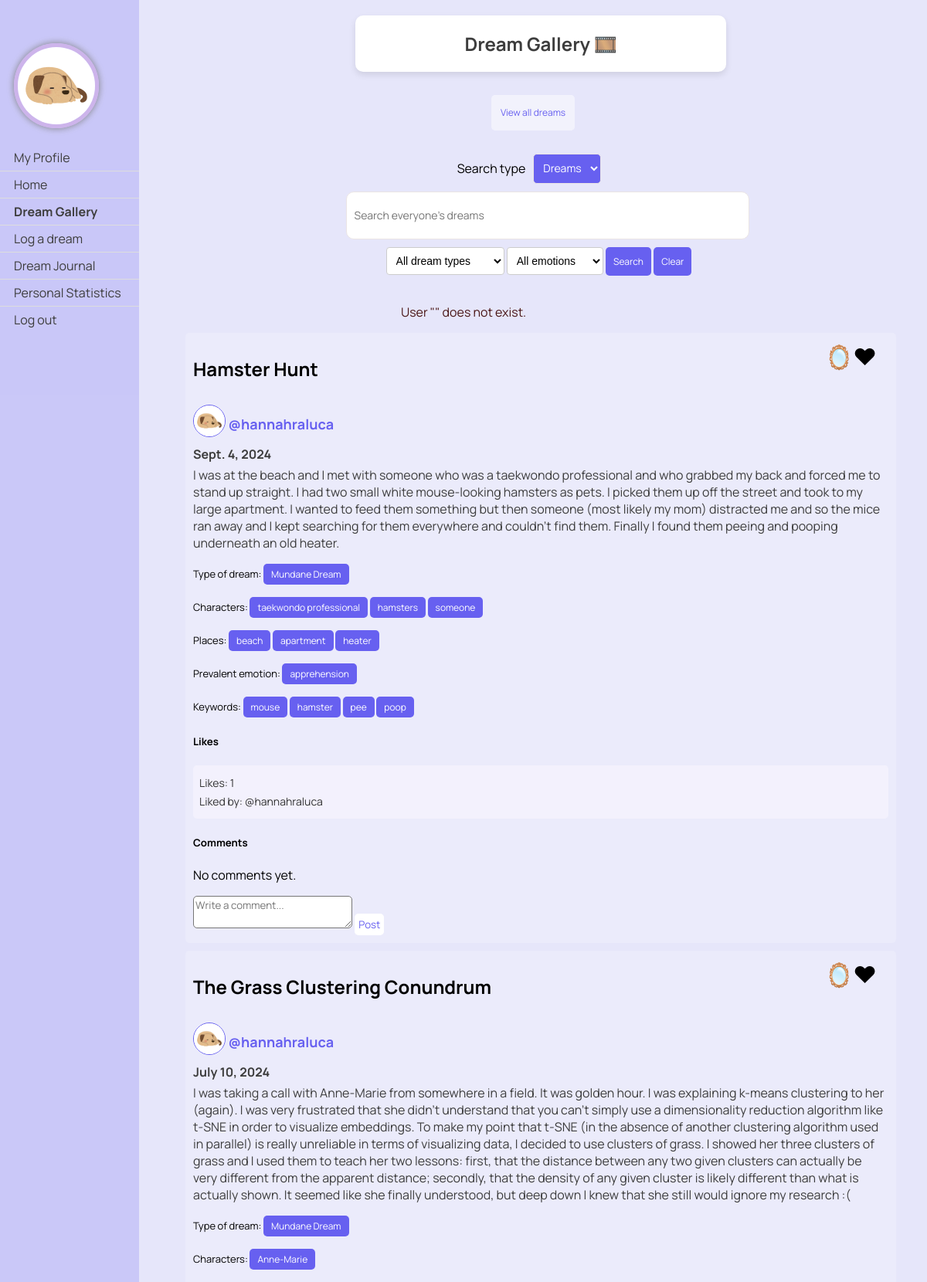
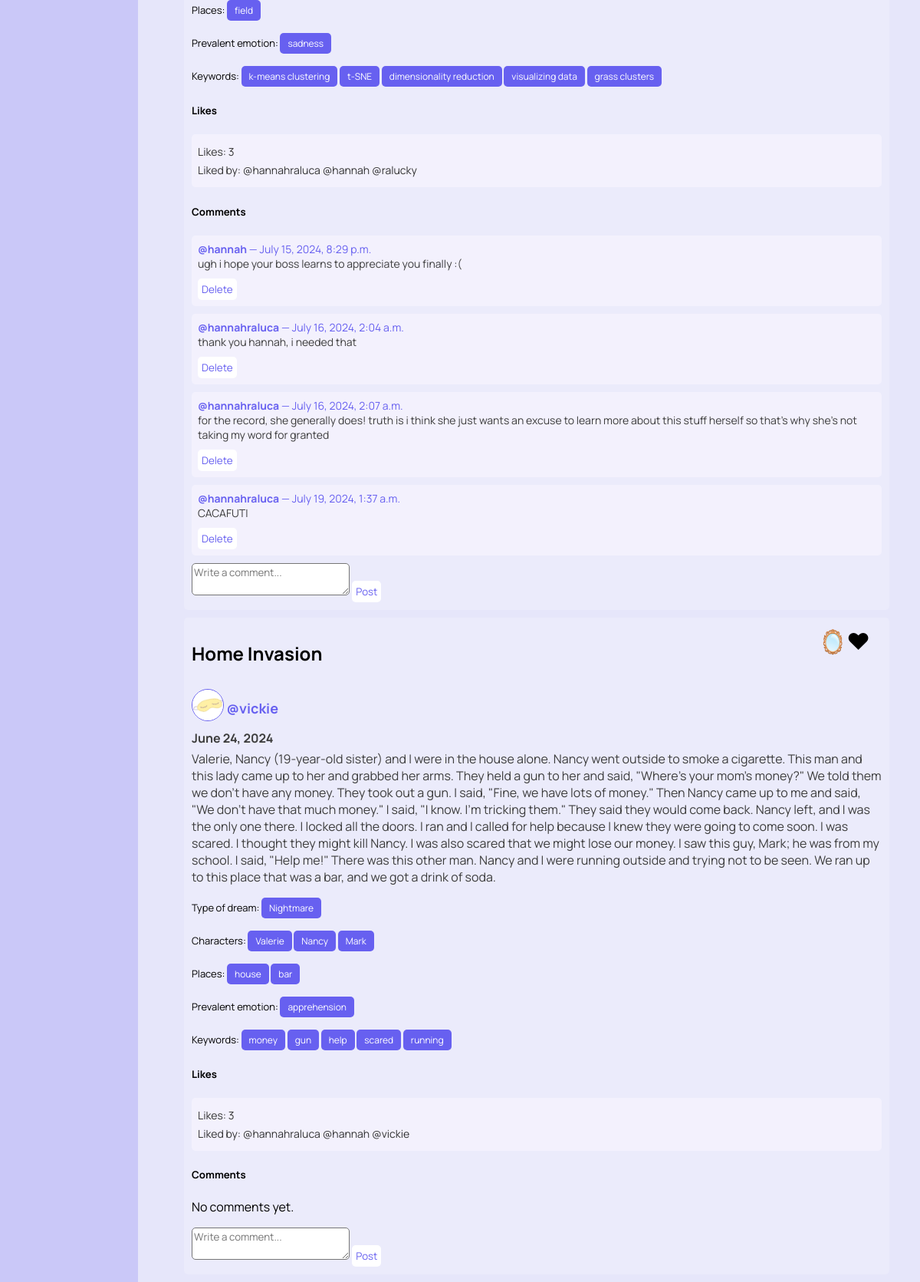
/dreams/view_liked (signed in), run on the app's committed database (2 pictures, top to bottom).
### dreams/models.py (models this page shows, shortened)
class Profile(models.Model):
    user = models.OneToOneField(User, on_delete=models.CASCADE)
    avatar = models.CharField(max_length=100, choices=[
        ('1.jpg', 'Picture 1'),
        ('3.jpg', 'Picture 3'),
        ('4.jpg', 'Picture 4'),
        ('5.jpg', 'Picture 5'),
        ('6.jpg', 'Picture 6'),
        ('7.jpg', 'Picture 7'),
        ('8.jpg', 'Picture 8'),
        ('9.jpg', 'Picture 9'),
        ('10.jpg', 'Picture 10'),
        ('11.jpg', 'Picture 11'),
        ('12.jpg', 'Picture 12'),
        ('13.jpg', 'Picture 13'),
    ],
                              default='1.jpg')
    bio = models.TextField()

class Dream(models.Model):
    classification_options = [
        ('0', 'Nightmare'),
        ('1', 'Mundane Dream'),
        ('2', 'Lucid Dream'),
        ('3', 'Existential Dream'),
    ]
    user = models.ForeignKey(User, on_delete=models.CASCADE)
    date = models.DateField()
    time = models.TimeField(default=timezone.now)
    content = models.TextField()
    shared = models.BooleanField(default=False)
    anon = models.BooleanField(default=False)
    processed = models.BooleanField(default=False)
    is_favorite = models.BooleanField(default=False)
    keywords = models.JSONField(default=list, blank=True)
    classification = models.CharField(max_length=1, choices=classification_options, blank=True, null=True, default='')
    characters = models.JSONField(default=list, blank=True)
    places = models.JSONField(default=list, blank=True)
    emotion = models.CharField(max_length=20, blank=True)
    emotion_options = ['anger', 'apprehension', 'sadness', 'confusion', 'happiness', '']
    optional_titles = models.JSONField(default=list, blank=True)
    title = models.TextField(blank=True)
    User.add_to_class('is_new', models.BooleanField(default=True))
    def likes_count(self):
        return self.likes.count()
    def liked_users(self):
        return [like.user for like in self.likes.all()]
    def classification_string(self):
        return dict(self.classification_options).get(self.classification, "No classification")

class Comment(models.Model):
    dream = models.ForeignKey(Dream, related_name='comments', on_delete=models.CASCADE)
    author = models.ForeignKey(User, on_delete=models.CASCADE)
    text = models.TextField()
    created_date = models.DateTimeField(auto_now_add=True)

### dreams/views.py (the view)
# urls.py: path('view_liked', views.view_liked, name='view_liked'),
@login_required
def view_liked(request):
    query = request.GET.get('q', '')
    liked_dream_likes = DreamLike.objects.filter(user=request.user)
    liked_dreams = [dream_like.dream for dream_like in liked_dream_likes]
    for dream in liked_dreams:
        dream.is_liked_by_user = True
        dream.likes_count = dream.likes_count
        dream.liked_users = dream.liked_users()
    if query:
        liked_dreams = [dream for dream in liked_dreams if query.lower() in dream.content.lower()]
    context = {
        'dreams': liked_dreams,
        'query': query,
        'is_liked_view': True,
    }
    return render(request, 'dreams/gallery.html', context)

### dreams/templatetags/highlight.py (called while the page is built)
@register.filter(name='highlight')
def highlight(text, search):
    pattern = re.compile(
        r'\b{}\b'.format(re.escape(search)),
        re.IGNORECASE
    )
    highlighted_text = pattern.sub(lambda m: f'<span class="highlight">{m.group()}</span>', text)
    return highlighted_text

### dreams/templates/dreams/gallery.html (shortened to what this page needs)
{% load static %}
{% load highlight %}
<!DOCTYPE html>
<html>
<head>
    <link rel="stylesheet" type="text/css" href="{% static 'css/styles.css' %}">
</head>
<body>
    <div class="header">
        <h2>Dream Gallery 🎞️</h2>
    </div>
    <div class="sidenav">
        <a href="{% url 'dreams:profile' %}" class="profile-link">
            <img src="{% static 'pfps/'|add:user.profile.avatar %}"
                 style="width: 100px; height: 100px; border-radius: 50%; border: 5px solid #cdb4eb; box-shadow: 0 0 10px #808080;">
            <br></br>
            <span>My Profile</span>
        </a>
        <a href="/">Home</a>
        <a href="{% url 'dreams:gallery' %}"><b>Dream Gallery</b></a>
        <a href="{% url 'dreams:log_dream' %}">Log a dream</a>
        <a href="{% url 'dreams:dream_journal' %}">Dream Journal</a>
        <a href="{% url 'dreams:personal_statistics' %}">Personal Statistics</a>
        <a href="{% url 'logout' %}">Log out</a>
    </div>
    <div class="button-container">
        <div>
            {% if is_liked_view %}
                <a href="{% url 'dreams:gallery' %}" class="button">View all dreams</a>
            {% else %}
                <a href="{% url 'dreams:view_liked' %}" class="button">View liked dreams</a>
            {% endif %}
        </div>
    </div>
    <div class="container">
        <div class="search-selector">
            <label for="searchType">Search type</label>
            <select id="searchType" onchange="toggleSearchForm()">
                <option value="dreams">Dreams</option>
            </select>
        </div>
        <form id="dreamsSearchForm" class="search-form" method="get" action="{% url 'dreams:gallery' %}">
            <input id="searchInputDream" type="text" name="q" placeholder="Search everyone's dreams" value="{{ query }}">
            <select id="classification" name="classification">
                <option value="">All dream types</option>
            </select>
            <select id="emotion" name="emotion">
                <option value="">All emotions</option>
            </select>
            <button type="submit">Search</button>
            <button type="button" onclick="clearSearch()">Clear</button>
        </form>
        {% if not user_found %}
            <p style="color: #4a1616;">User "{{ query_user }}" does not exist.</p>
        {% endif %}
    </div>
    <div class="dreams">
        {% if dreams %}
            {% for dream in dreams|dictsortreversed:"date" %}
                {% if dream.shared %}
                    {% if not query or query|lower in dream.content|lower %}
                        <div class="dream">
                            {% if dream.title %}
                            <h2 class="dream-title">{{ dream.title }}</h2>
                            {% endif %}
                            {% if not dream.anon %}
                                <h2 class="dream-user">
                                    <img src="{% static 'pfps/'|add:dream.user.profile.avatar %}"
                                         style="width: 40px; height: 40px; border-radius: 50%;border: 1px solid rgba(103, 96, 240); position: relative; top: 10px;">
                                    <a href="{% url 'dreams:view_users_dreams' dream.user.username %}" style="text-decoration: none; color: inherit;">
                                        @{{ dream.user.username }}
                                    </a>
                                </h2>
                            {% endif %}
                            <h3 class="dream-date">{{ dream.date }}</h3>
                            <p class="dream-content">
                                {% autoescape off %}
                                {{ dream.content|safe|highlight:query }}
                                {% endautoescape %}
                            </p>
                            <p class="class-form">
                                {% if dream.classification %}
                                    Type of dream:
                                    <form class="class-form" method="get" action="{% url 'dreams:gallery' %}">
                                        <button type="submit">{{ dream.classification_string }}</button>
                                    </form>
                                {% endif %}
                            </p>
                            <p class="class-form">
                                {% if dream.characters %}
                                    Characters:
                                    {% for character in dream.characters %}
                                        <form class="class-form" method="get" action="{% url 'dreams:gallery' %}">
                                            <button type="submit">{{ character }}</button>
                                        </form>
                                    {% endfor %}
                                {% endif %}
                            </p>
                            <p class="class-form">
                                {% if dream.places %}
                                    Places:
                                    {% for place in dream.places %}
                                        <form class="class-form" method="get" action="{% url 'dreams:gallery' %}">
                                            <button type="submit">{{ place }}</button>
                                        </form>
                                    {% endfor %}
                                {% endif %}
                            </p>
                            <p class="class-form">
                                {% if dream.emotion %}
                                    Prevalent emotion:
                                    <form class="class-form" method="get" action="{% url 'dreams:gallery' %}">
                                        <button type="submit">{{ dream.emotion }}</button>
                                    </form>
                                {% endif %}
                            </p>
                            <p class="keyword-form">
                                {%if dream.keywords%}
                                Keywords:
                                {%endif%}
                                {% for keyword in dream.keywords %}
                                    <form class="keyword-form" method="get" action="{% url 'dreams:gallery' %}">
                                        <button type="submit">{{ keyword }}</button>
                                    </form>
                                {% endfor %}
                            </p>
                            <h5>Likes</h5>
                            <div class="like-info">
                                <p>Likes: {{ dream.likes_count }}</p>
                                <p>Liked by:
                                    {% for user in dream.liked_users %}
                                    <a href="{% url 'dreams:view_users_dreams' user.username %}"
                                                     style="text-decoration: none; color: inherit;">
                                                    @{{ user.username }}</a>
                                    {% endfor %}
                                </p>
                            </div>
                            <div class="menu">
                                <span class="icon" style="margin-right:30px">🪞</span>
                            </div>
                            <div class="menu">
                                <span class="icon">
                                    {% if dream.is_liked_by_user %}
                                        ♥
                                    {% else %}
                                        ♡
                                    {% endif %}
                                </span>
                            </div>
                            <div>
                                <h5>Comments</h5>
                                <div class="comment-section">
                                    {% for comment in dream.comments.all %}
                                        <div class="comment">
                                            <p><b><a href="{% url 'dreams:view_users_dreams' comment.author.username %}"
                                                     style="text-decoration: none; color: inherit;">
                                                    @{{ comment.author }}</a></h2></b> — {{ comment.created_date }} </p>
                                            <div class="comment-text">
                                                {{ comment.text }}
                                            </div>
                                            {% if comment.author == request.user or dream.user == request.user %}
                                                <form method="post" action="{% url 'dreams:delete_comment' comment.id %}">
                                                    <button type="submit" style="font-size: smaller; padding: 5px; width: auto; height: auto;">Delete</button>
                                                </form>
                                            {% endif %}
                                        </div>
                                    {% empty %}
                                        <p>No comments yet.</p>
                                    {% endfor %}
                                </div>
                                <div class="comment-container">
                                    <form method="post" action="{% url 'dreams:add_comment' dream.id %}">
                                        <textarea id="comment" name="text" rows="2" placeholder="Write a comment..." style="font-family: Manrope; width: 200px; border-radius: 5px;" required></textarea>
                                        <button type="submit" style="font-size: smaller; padding: 5px; width: auto; height: auto;">Post</button>
                                    </form>
                                </div>
                            </div>
                        </div>
                    {% endif %}
                {% endif %}
            {% endfor %}
            {% else %}
                <p>No dreams found.</p>
            {% endif %}
            </div>
        </body>
        </html>

### static/css/styles.css (style rules this page uses)
body { font-family: 'Manrope', -apple-system, BlinkMacSystemFont, "Segoe UI", Roboto, Oxygen-Sans, Ubuntu, Cantarell, "Helvetica Neue", sans-serif; margin: 0; padding: 0; background-color: #E6E6FA; }
.button, button { font-family: 'Manrope', sans-serif; background-color: white; color: rgba(103, 96, 240); text-decoration: none; padding: 10px 20px; border: none; border-radius: 5px; font-size: 18px; cursor: pointer; width: 200px; height: 50px; display: inline-flex; align-items: center; justify-content: center; transition: background-color 0.3s, color 0.3s; }

### data on the page
Dream: title "Hamster Hunt", user.avatar (picture), user.username "hannahraluca", date "Sept. 4, 2024", content|highlight "I was at the beach and I met with someone who was a taekwondo professional and who grabbed my back and forced me to stand up straight . I had two small white mouse - looking hamsters as pets . I picked them up off the street and took to my large apartment . I wanted to feed them something but then someone ( most likely my mom ) distracted me and so the mice ran away and I kept searching for them everywhere and couldn ' t find them . Finally I found them peeing and pooping underneath an old heater .", classification_string "Mundane Dream", characters "taekwondo professional" "hamsters" "someone", places "beach" "apartment" "heater", emotion "apprehension", shows "Keywords:", keywords "mouse" "hamster" "pee" "poop", likes_count "1"
Dream: title "The Grass Clustering Conundrum", user.avatar (picture), user.username "hannahraluca", date "July 10, 2024", content|highlight "I was taking a call with Anne - Marie from somewhere in a field . It was golden hour . I was explaining k - means clustering to her ( again ). I was very frustrated that she didn ' t understand that you can ' t simply use a dimensionality reduction algorithm like t - SNE in order to visualize embeddings . To make my point that t - SNE ( in the absence of another clustering algorithm used in parallel ) is really unreliable in terms of visualizing data , I decided to use clusters of grass . I showed her three clusters of grass and I used them to teach her two lessons : first , that the distance between any two given clusters can actually be very different from the apparent distance ; secondly…", classification_string "Mundane Dream", characters "Anne-Marie", places "field", emotion "sadness", shows "Keywords:", keywords "k-means clustering" "t-SNE" "dimensionality reduction" "visualizing data" "grass clusters", likes_count "3"
Comment: author "hannah", created_date "July 15, 2024, 8:29 p.m.", text "ugh i hope your boss learns to appreciate you finally :(", shows "Delete"
Comment: author "hannahraluca", created_date "July 16, 2024, 2:04 a.m.", text "thank you hannah, i needed that", shows "Delete"
Comment: author "hannahraluca", created_date "July 16, 2024, 2:07 a.m.", text "for the record, she generally does! truth is i think she just wants an excuse to learn more about this stuff herself so that's why she's not taking my word for granted", shows "Delete"
Comment: author "hannahraluca", created_date "July 19, 2024, 1:37 a.m.", text "CACAFUTI", shows "Delete"
Dream: title "Home Invasion", user.avatar (picture), user.username "vickie", date "June 24, 2024", content|highlight "Valerie , Nancy ( 19 - year - old sister ) and I were in the house alone . Nancy went outside to smoke a cigarette . This man and this lady came up to her and grabbed her arms . They held a gun to her and said , \" Where ' s your mom ' s money ?\" We told them we don ' t have any money . They took out a gun . I said , \" Fine , we have lots of money .\" Then Nancy came up to me and said , \" We don ' t have that much money .\" I said , \" I know . I ' m tricking them .\" They said they would come back . Nancy left , and I was the only one there . I locked all the doors . I ran and I called for help because I knew they were going to come soon . I was scared . I thought they might kill Nancy . I was…", classification_string "Nightmare", characters "Valerie" "Nancy" "Mark", places "house" "bar", emotion "apprehension", shows "Keywords:", keywords "money" "gun" "help" "scared" "running", likes_count "3"

### other printed values
{{ user.username }} "hannahraluca"
{{ user.username }} "hannah"
{{ user.username }} "ralucky"
{{ user.username }} "vickie"
